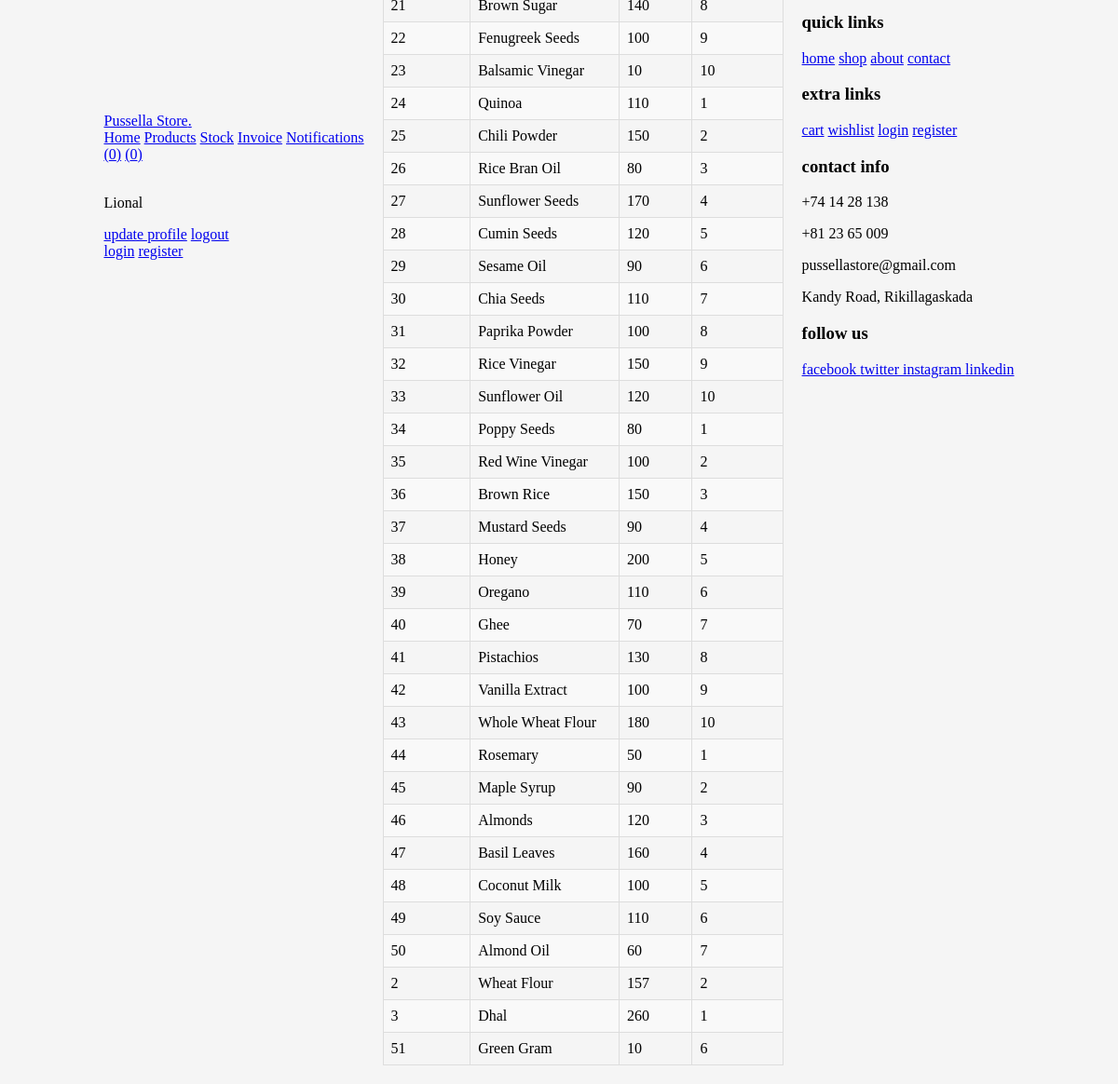
The app's page /viewstock.php (signed in) with its own data.
### tables this page shows
CREATE TABLE `users` (
  `id` int(100) NOT NULL,
  `name` varchar(100) DEFAULT NULL,
  `email` varchar(100) DEFAULT NULL,
  `password` varchar(255) DEFAULT NULL,
  `user_type` varchar(50) NOT NULL DEFAULT 'user',
  `image` varchar(255) DEFAULT NULL,
  `address` varchar(255) DEFAULT NULL,
  `city` varchar(100) DEFAULT NULL,
  `postal` varchar(20) DEFAULT NULL,
  `phone` varchar(20) DEFAULT NULL
);

CREATE TABLE `stock` (
  `id` int(11) NOT NULL,
  `product_id` int(11) DEFAULT NULL,
  `product_name` varchar(255) DEFAULT NULL,
  `quantity` int(11) DEFAULT NULL,
  `supplier_id` int(11) DEFAULT NULL
);

### viewstock.php (the view, shortened to what this page needs)
<?php
@include 'config.php';
$stock_data = [];
$get_stock_data = $conn->prepare("SELECT * FROM stock");
$get_stock_data->execute();
while ($row = $get_stock_data->fetch(PDO::FETCH_ASSOC)) {
    $stock_data[] = $row;
}
?>
<!DOCTYPE html>
<html lang="en">
<head>
    <link rel="stylesheet" href="css/style.css">
</head>
<body>
<?php include 'header.php'; ?>
<section class="view-stock">
    <div class="container">
        <table>
            <tbody>
                <?php foreach ($stock_data as $row): ?>
                    <tr>
                        <td><?php echo $row['product_id']; ?></td>
                        <td><?php echo $row['product_name']; ?></td>
                        <td><?php echo $row['quantity']; ?></td>
                        <td><?php echo $row['supplier_id']; ?></td>
                    </tr>
                <?php endforeach; ?>
            </tbody>
        </table>
    </div>
</section>
<?php include 'footer.php'; ?>
</body>
</html>

### header.php (shortened to what this page needs)
<header class="header">
   <div class="flex">
      <a href="admin_page.php" class="logo"><i class="fa fa-shopping-basket"></i>Pussella Store<span>.</span></a>
      <nav class="navbar">
         <a href="home.php">Home</a>
         <a href="products.php">Products</a>
         <a href="stock.php">Stock</a>
         <a href="addinvoice.php">Invoice</a>
         <a href="notifications.php">Notifications</a>
      </nav>
      <div class="icons">
         <?php
            $count_cart_items = $conn->prepare("SELECT * FROM `cart` WHERE user_id = ?");
            $count_cart_items->execute([$user_id]);
            $count_wishlist_items = $conn->prepare("SELECT * FROM `wishlist` WHERE user_id = ?");
            $count_wishlist_items->execute([$user_id]);
         ?>
         <a href="wishlist.php"><i class="fas fa-heart"></i><span>(<?= $count_wishlist_items->rowCount(); ?>)</span></a>
         <a href="cart.php"><i class="fas fa-shopping-cart"></i><span>(<?= $count_cart_items->rowCount(); ?>)</span></a>
      </div>
      <div class="profile">
         <?php
            $select_profile = $conn->prepare("SELECT * FROM `users` WHERE id = ?");
            $select_profile->execute([$user_id]);
            $fetch_profile = $select_profile->fetch(PDO::FETCH_ASSOC);
         ?>
         <p><?= $fetch_profile['name']; ?></p>
         <a href="user_profile_update.php" class="btn">update profile</a>
         <a href="logout.php" class="delete-btn">logout</a>
         <div class="flex-btn">
            <a href="login.php" class="option-btn">login</a>
            <a href="register.php" class="option-btn">register</a>
         </div>
      </div>
   </div>
</header>

### footer.php
<footer class="footer">
   <section class="box-container">
      <div class="box">
         <h3>quick links</h3>
         <a href="home.php"> <i class="fas fa-angle-right"></i> home</a>
         <a href="shop.php"> <i class="fas fa-angle-right"></i> shop</a>
         <a href="about.php"> <i class="fas fa-angle-right"></i> about</a>
         <a href="contact.php"> <i class="fas fa-angle-right"></i> contact</a>
      </div>
      <div class="box">
         <h3>extra links</h3>
         <a href="cart.php"> <i class="fas fa-angle-right"></i> cart</a>
         <a href="wishlist.php"> <i class="fas fa-angle-right"></i> wishlist</a>
         <a href="login.php"> <i class="fas fa-angle-right"></i> login</a>
         <a href="register.php"> <i class="fas fa-angle-right"></i> register</a>
      </div>
      <div class="box">
         <h3>contact info</h3>
         <p> <i class="fas fa-phone"></i> +74 14 28 138 </p>
         <p> <i class="fas fa-phone"></i> +81 23 65 009 </p>
         <p> <i class="fas fa-envelope"></i> pussellastore@gmail.com </p>
         <p> <i class="fas fa-map-marker-alt"></i> Kandy Road, Rikillagaskada </p>
      </div>
      <div class="box">
         <h3>follow us</h3>
         <a href="#"> <i class="fab fa-facebook-f"></i> facebook </a>
         <a href="#"> <i class="fab fa-twitter"></i> twitter </a>
         <a href="#"> <i class="fab fa-instagram"></i> instagram </a>
         <a href="#"> <i class="fab fa-linkedin"></i> linkedin </a>
      </div>
   </section>
</footer>

### style.css (style rules this page uses)
* { font-family: "Poppins"; }
body { -webkit-user-select: none; -moz-user-select: none; -ms-user-select: none; user-select: none; overflow-y: hidden; display: flex; justify-content: center; align-items: center; background: #222831; height: 50vh; }

### viewstock.php (style rules this page uses)
body { background-color: #f5f5f5; font-family: Arial, sans-serif; margin: 0; padding: 0; }
.container { max-width: 100%; margin: 0 auto; padding: 20px; }
table { width: 100%; border-collapse: collapse; }
table, th, td { border: 1px solid #ddd; padding: 8px; }
tr:nth-child(even) { background-color: #f9f9f9; }

### records on screen
users: name "Lional"
stock: product "22", product_name "Fenugreek Seeds", quantity "100", supplier "9"
stock: product "23", product_name "Balsamic Vinegar", quantity "10", supplier "10"
stock: product "24", product_name "Quinoa", quantity "110", supplier "1"
stock: product "25", product_name "Chili Powder", quantity "150", supplier "2"
stock: product "26", product_name "Rice Bran Oil", quantity "80", supplier "3"
stock: product "27", product_name "Sunflower Seeds", quantity "170", supplier "4"
stock: product "28", product_name "Cumin Seeds", quantity "120", supplier "5"
stock: product "29", product_name "Sesame Oil", quantity "90", supplier "6"
stock: product "30", product_name "Chia Seeds", quantity "110", supplier "7"
stock: product "31", product_name "Paprika Powder", quantity "100", supplier "8"
stock: product "32", product_name "Rice Vinegar", quantity "150", supplier "9"
stock: product "33", product_name "Sunflower Oil", quantity "120", supplier "10"
stock: product "34", product_name "Poppy Seeds", quantity "80", supplier "1"
stock: product "35", product_name "Red Wine Vinegar", quantity "100", supplier "2"
stock: product "36", product_name "Brown Rice", quantity "150", supplier "3"
stock: product "37", product_name "Mustard Seeds", quantity "90", supplier "4"
stock: product "38", product_name "Honey", quantity "200", supplier "5"
stock: product "39", product_name "Oregano", quantity "110", supplier "6"
stock: product "40", product_name "Ghee", quantity "70", supplier "7"
stock: product "41", product_name "Pistachios", quantity "130", supplier "8"
stock: product "42", product_name "Vanilla Extract", quantity "100", supplier "9"
stock: product "43", product_name "Whole Wheat Flour", quantity "180", supplier "10"
stock: product "44", product_name "Rosemary", quantity "50", supplier "1"
stock: product "45", product_name "Maple Syrup", quantity "90", supplier "2"
stock: product "46", product_name "Almonds", quantity "120", supplier "3"
stock: product "47", product_name "Basil Leaves", quantity "160", supplier "4"
stock: product "48", product_name "Coconut Milk", quantity "100", supplier "5"
stock: product "49", product_name "Soy Sauce", quantity "110", supplier "6"
stock: product "50", product_name "Almond Oil", quantity "60", supplier "7"
stock: product "2", product_name "Wheat Flour", quantity "157", supplier "2"
stock: product "3", product_name "Dhal", quantity "260", supplier "1"
stock: product "51", product_name "Green Gram", quantity "10", supplier "6"

### other values on screen
$count_wishlist_items->rowCount() "0"
$count_cart_items->rowCount() "0"
